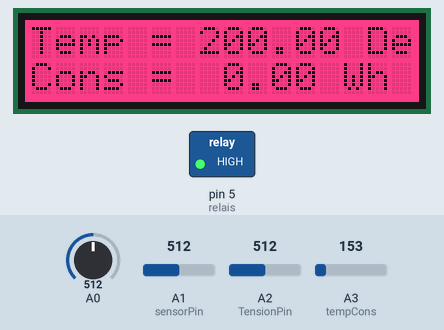
The sketch below on a simulated Arduino Uno, built with avr-gcc and run on an emulated ATmega328P. On the bench: 16×2 character LCD, switched loads named in the sketch (green lamp = pin HIGH). The inputs (shaded band) are chosen by the test bench; at power-on: A0 = 512, A1 (sensorPin) = 512, A2 (TensionPin) = 512, A3 (tempCons) = 153. What the sketch prints to the serial monitor is not drawn.

Above: at 1.2 s.
1.3 s: A0 set to 322
At 2.5 s:
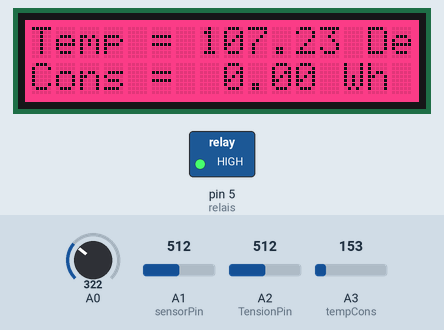
3.0 s: A0 set to 295
At 4.4 s:
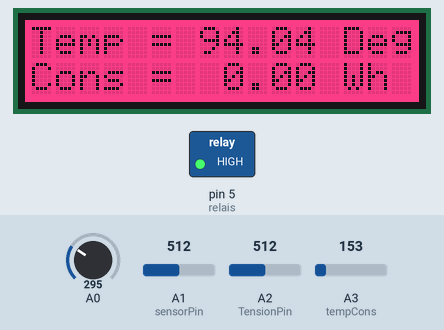
5.5 s: A1 (sensorPin) set to 559
At 9.0 s:
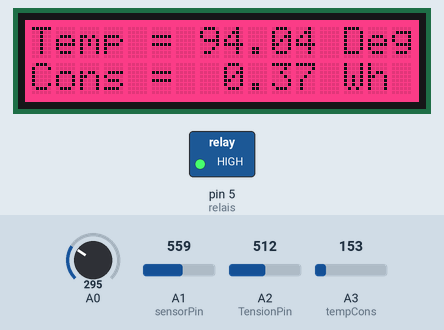
9.1 s: A1 (sensorPin) set to 593
At 12.8 s:
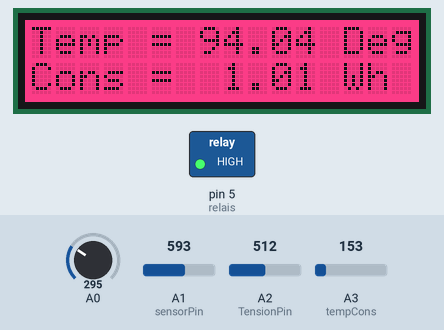
12.9 s: A2 (TensionPin) set to 716
At 14.9 s:
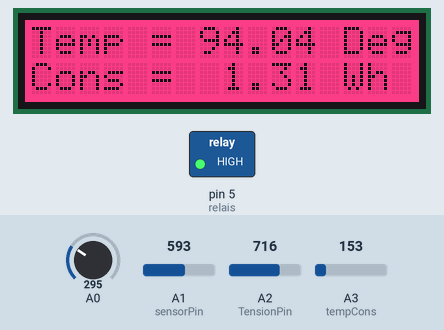
16.6 s: A0 set to 122
At 19.7 s:
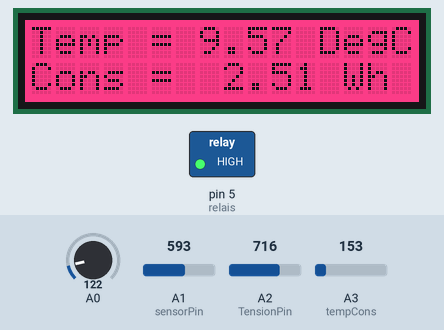
21.2 s: A0 set to 105
Timing chart, 0 to 24.2 s (numbered marks = the images above; inputs shaded):
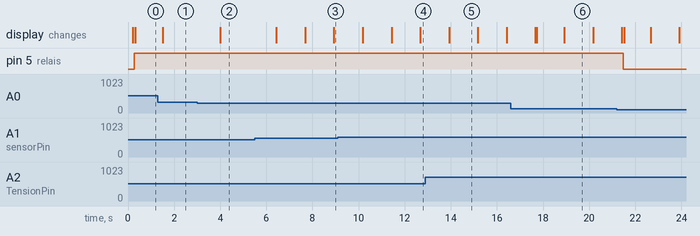

Measured:
- the behaviour switches between 308 and 307 on A0 (found by bisection; images 1 and 2)
- after the input at 1.3 s, the display: changes after 0.21 s (image 1)
- after the input at 3.0 s, the display: changes after 1.0 s (image 2)
- after the input at 5.5 s, the display: first changes after 0.94 s (image 3 shows a later state)
- after the input at 16.6 s, the display: first differs from a run without the input after 1.1 s (image 6 shows a later state)
- after the input at 21.2 s, pin 5 (relais): HIGH → LOW after 0.29 s
- what the display in image 5 shows lasts 1.3 s, from 13.9 s to 15.2 s

The sketch:

Final_Code_-_Ice_Box.ino
```cpp
// Programme Arduino Uno pour la Glacière Autonome
// Membres de Groupe: Jinami Reyan, Fournier Alexis, Tipler Marcus.
// Compilleur / assembleur: Tipler Marcus.

#include <Wire.h> // Inclusion de librairie de la par de TinkerCad.
#include "rgb_lcd.h" // Inclure la Librairie pour l'écran LCD de simulation.
rgb_lcd lcd; // Déclaration du nom de l'écran LCD.

// Déclaration pour les pin(s) partie "void MesureU()":
float ubat; // Déclaration de la variable pour le calcule de la tension réelle reçu par le capteur.
const int TensionPin = A2; // Déclaration de l'emplacement du capteur de Tension (Pond diviseur de tension)
int N = 0; // Initialisation de la variable N, valeur du Convertisseur Analogique Numérique
float tension; // Déclaration de la variable de Tension; "Tension"

// Déclaration pour les pin(s) partie "void MesureI()":
int sensorPin = A1; // Déclaration integer pour le capteur d'entensité.
int sensorValue = 0; // Déclaration de la variable "sensorValue" à 0.
float tensionI; // Déclaration de la variable "tensionI" pour le calcule de la Tension de Capteur D'Intensité.
float intense; // Déclaration de la variable "intense" pour le calcule de la valeur d'intensité reçu par le capteur d'intensité.
float offset; // Déclaration de l'offset "offset" pour mettre a niveau les valeurs de capteurs au demmarage du système.

// Déclaration pour les pin(s) partie "void Puissance()":
float puissance; // Déclaration de la variable de puissance pour le calcule de puissance.

// Déclaration pour les pin(s) partie "void Energy()":
float timer; // Déclaration de variable "timer" pour le fonctionnement de l'horloge intégré de l'Arduino.
float energy; // Déclaration de variable "energy" pour le calcule de l'énergie utilisé par le système.
float energycons; // Déclaration de la variable "energycons" pour le calcule de la consomation totale d'énergie.
float CalcEmoy; // Déclaration de la variable pour le calcule de la moyenne d'énergie (celle d'avant et celle actuelle).

// Déclaration pour les pin(s) partie "void MesureDegC()":
int tempCons = A3;
int relais = 5; // Déclaration de la variable Relais "relais".
int valeurAdcMesure; // Déclaration de la variable ADC detecter par le capteur de Température.
int valeurAdcConsigne; // Déclaration de la variable de Consigne mise par l'utilisateur.
float TensionT; // Déclaration de la variable de Tension du capteur de Température.
float Temperature; // Déclaration de la variable de Température Calculé par le capteur de Température.
float Consigne; // Déclaration de la variable du capteur de consigne calculé.

// Déclarations Integer pour LCD:
const int colorR = 255; // Déclaration de la couleur Rouge dans le LCD (R).
const int colorG = 0; // Déclaration de la couleur Verte dans le LCD (G).
const int colorB = 100; // Déclaration de la couleur Bleue dans le LCD (B).

// Déclaration Long pour Horloge Intégré, soit Millis:
unsigned long startMillis = 0; // Déclaration du debut de la fonction Millis.
unsigned long previousMillis = 0; // Déclaration de "L'avant Fonctionnement" de la fonction Millis.
const unsigned long period = 1000; // Déclaration de la valeur attendu de L'Horloge Intégré Millis.
boolean Running = false; // Déclaration du debut du fonctionnement du Timer pour la variable prédéclaré: (timer).
unsigned long StartTime = 0; // Déclaration du Début de la fonction Millis.
unsigned long StopTime = 0; // Déclaration de la Fin de la fonction Millis. (0 = Jamais).

// Le "void setup()" soit les préparations et déclarations avant le loop:
void setup(){
  Serial.begin(9600); // Commencer le Serial Moniteur avec un Baudrate de 9600.
  sensorValue = analogRead(sensorPin); // Déclaration de valeur que "sensorValue" vaut la lecture analogique de "sensorPin".
  tensionI = sensorValue * 5.0/1024.0; // Déclaration de valeur que "tensionI" vaut "sensorValue" suivis d'une fonction mathématiques déterminé par les tests réelles de la glacière.
  offset = (tensionI - 2.5) / 0.185; // Déclaration d'un "Off-set" qui permet de calibrer les valeurs au démarrage.
  lcd.begin(16, 2); // Commencer / Démarrer l'écran LCD.
  lcd.setRGB(colorR, colorG, colorB); // Dire a l'écran LCD d'appliquer les couleurs de #"Déclaration Integer poir LCD".
  CalcEmoy = 0; // Met la valeur de départ de la moyenne a 0 pour le calcule de consomation totale d'énergie.
  startMillis = millis(); // Démarre l'Horloge intégré de l'arduino.
  pinMode(relais, OUTPUT); // Déclare le fait que le Relais: "relais" soit une Sortie.
}

// Le "void loop()" soit les fonctions a répéter a l'infini:
void loop(){
  lcd.display(); // Faire fonctionner l'écran et le préparré pour un flux de données.
  MesureU(); // Appelle a la Fonction de Tension: "void MesureU()".
  MesureI(); // Apelle a la Fonction d'intensité': "void MesureI()".
  Puissance(); // Apelle a la Fonction de Puissance: "void Puissance()".
  Energie(); // Apelle a la Fonction de la consomation énergétique: "void Energie()".
  MesureDegC(); // Apelle a la Fonction de Température: "void MesureDegC()".
  Serial.println("--------------------------------"); // Écrit une ligne de séparation pour meilleur lecture dans le Serial Moniteur.
  delay (1000); // Fait un delay de fonctionnement du programme entier pendant une seconde soit 1000ms.
}

// Fonction de la Tension "void MesureU()":
void MesureU(){
  N = analogRead(TensionPin); // Déclare la valeur N en tant que la lecture analogique de la Tension du capteur de tension.
  tension = N*5.0/1024.0; // Déclare la valeur de tension avec N et la formule mathématiques trouver pour la conversion de la tension lissible de l'arduino vers la trension réelle.
  Serial.println("Tension Mesure = " + String(tension) + " V"); // Impression de la mesure de tension sur le Serial Moniteur.
  ubat = tension*2.4; // Déclare que "ubat" vaut la valeur de "tension" avec ca formaule mathématique pour le transformé en tension réelle de la batterie du produit.
  Serial.println("UBatterie = " + String(ubat) + " V"); // Impression de la valeur réelle de la batterie sur le serial moniteur.
}

// Fonction de l'Intensité "void MesureI()":
void MesureI(){
  sensorValue = analogRead(sensorPin); // Déclare que la valeur "sensorValue" vaut une lecture analogique de "sensorPin".
  tensionI = sensorValue * 5.0/1024.0; // Déclare que "tensionI" vaut "sensorValue" et une fonction mathématiques trouvé sur les testes réelles sur Excel.
  intense = ((tensionI - 2.5) / 0.185) - offset; // Déclare que "intense" vaut "tensionI" dans une formule mathématiques moins son Offset pour le paramettrer d'une manière précise.
  if (intense < 0) { // Si la tension est Inférieur a 0, faire:
    intense = 0; // Transformer une intensité négative a 0 pour pas mal-informer l'utilisateur de ca consomation.
  }
  Serial.println("Adc : " + String(sensorValue)); // Impression de la valeur ADC du capteur d'intensité sur le serial moniteur.
  Serial.println("TensionI : " + String(tensionI) + " V"); // Impression de la valeur de tension reçu par le capteur d'intensité sur le serial moniteur.
  Serial.println("Intensité : " + String(intense) + " A"); // Impression de la valeur d'Intenisité calculer par le capteur d'intensité sur le serial moniteur.
}

// Fonction de la Puissance "void Puissance()":
void Puissance(){
  puissance = (ubat * intense); // Calcule et Déclaration de la puissance avec les variables de "ubat" et de "intense" qui représente la tension et l'intensité (P = U*I).
  Serial.println("Psys " + String(puissance) + " W"); // Impression de la valeur de puissance sur le serial moniteur.
}

// Fonction de l'Énergie "void Energie()":
void Energie(){
  lcd.setCursor(0, 1); // Paramettrer le Cursor de l'écran LCD pour la seconde ligne.
    unsigned long currentTime = millis(); // Mettre temps actuelle sur Millis (l'heure).
    if (! Running) // Detecter si le Boolean est actuellement en marche.
  {
    StartTime = currentTime; // Quand l'évennement de départ est acquis, il faut paramettrer le temps départ au temps actuelle.
    Running = true; // et activer le fonctionnement du Boolean.
  }
timer = ((currentTime - StartTime)/1000); // Déclare la variable de "timer" qui vaut le temps actuelle - le temps de depart diviser par mille.
  if (! Running); // Detecter si le Boolean est actuellement en marche.
  {
    Serial.println("Temps de fonctionnement = " + String(timer) + " s"); // Impression du temps de fonctionnement de l'arduino.
  }
  energy = (puissance * 60)/3600; // Calcule la consomation d'énergie du système.
  energycons = (CalcEmoy + energy); // Calcule l'énergie totale consommé du système en Wh.
  CalcEmoy = energycons; // Remplacer la valeur de CalcEMoy avec celle de Energycons pour ajouter a la consomation totale au prochain loop du programme.
  Serial.println("Energy = " + String(energy) + " Wh"); // Impression de la consomation d'énergie actuelle du système dans le Serial Moniteur.
  Serial.println("Energy Consomme = " + String(energycons) + " Wh"); // Impression de l'énergie totale consommé du système dans le Serial Moniteur.
  lcd.print("Cons =  " + String(energycons) + " Wh "); // Impression de la consomation actuelle du système sur le LCD.
}

// Fonction de la Température "void MesureDegC()":
void MesureDegC(){
  lcd.setCursor(0, 0); // Paramettrer le Cursor de l'écran LCD pour la première ligne.
  valeurAdcMesure = analogRead(A0); // Déclarer la vraiable "valeurAdcMesure" en tant que la lecture analogique du capteur de température.
  Serial.println("N = " + String(valeurAdcMesure)); // Impression de la valeur Adc du capteur de température sur le Moniteur Série.
  TensionT = ((valeurAdcMesure*5.0)/1024); // Déclarer la variable de TensionT par une fontion mathématiques avec les valeurs adc mesurées "valeurAdcMesure".
  Temperature = (TensionT-0.5)/0.01; // Déclarer la température "Temperature" par une fonction mathématiques avec l'utilité de la Tension récupéré du capteur.
  Serial.println("Temperature = " + String(Temperature) + " DegC"); // Impression de la valeur de température en Degrées Celcius sur le Serial Moniteur.
  Serial.println("TensionTemp = " + String(TensionT) + " V"); // Impression de la valeur de Tension du capteur de température dans le Serial Moniteur.
  lcd.print("Temp = " + String(Temperature) + " DegC"); // Impression de la température calculé du capteur de température sur la première ligne de l'Écran LCD.
  valeurAdcConsigne = analogRead(tempCons); // Déclarer la valeur consigne ADC avec la lecture analogique de "tempCons".
  Consigne = valeurAdcConsigne/35.0; // Déclarer la consigne avec la valeur de consigne ADC et une fonctione mathématiques.
  Serial.println("Consigne = " + String(Consigne) + " DegC"); // Impression de la Consigne mise par l'utilisateur sur le Serial Moniteur.

  if (Consigne > Temperature) { // Si la consigne est supérieur a la température, faire:
    digitalWrite (relais, LOW); // Allumer le relais pour refroidire la glacière.
  } else { // Si la consigne est inférieur a la température, faire:
    digitalWrite (relais, HIGH); // Éteindre le relais pour laisser la glacière éteinte.
  }
}
```
